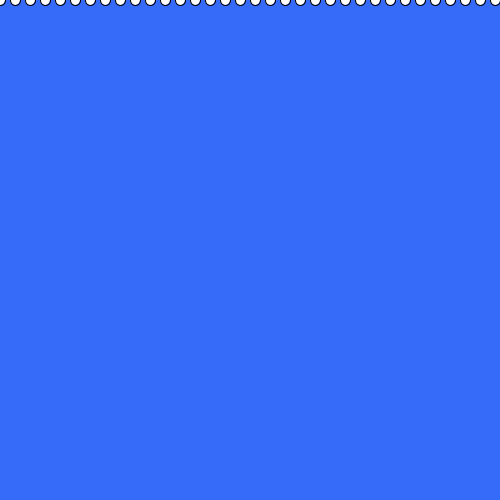
Frame 1 (no input)
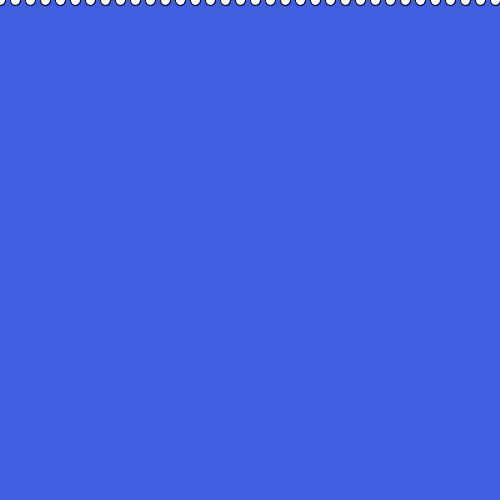
Frame 60 (the mouse pressed at the canvas centre just before this capture)
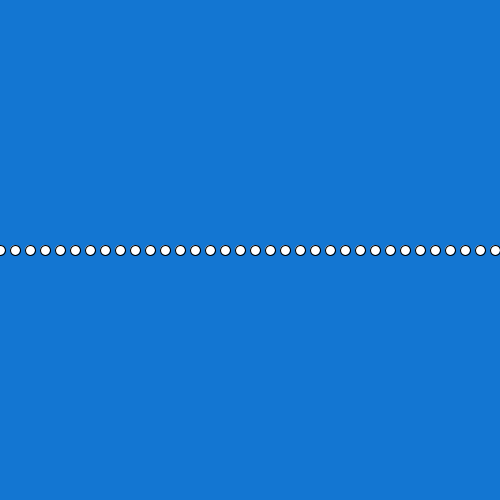
Frame 120 (the mouse held since frame 60 and released just before this capture)

The Processing sketch that drew these frames (run headless with seeded random() and noise(); from frame 60 on, the mouse is pressed at the canvas centre):

// Processing sketch: Circle_Conga_Line
// ── Circle_Conga_Line.pde
int x;
int boop;

void setup () {
 size(500,500);
 x=10;
}

void draw () {
  background(random(85),random(86,170),random(171,255));
  x=0;
 while (x<width) {
   ellipse(x,mouseY,10,10);
   x+=15;
 }
}
